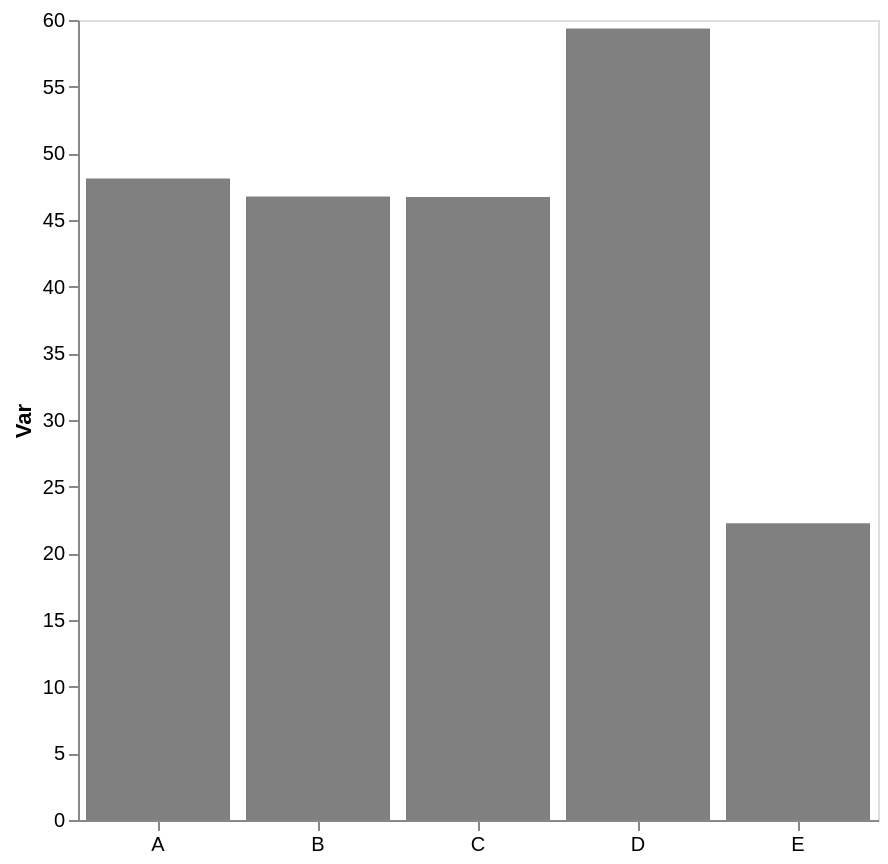

The specification (Vega-Lite) saved for this image:
### Vega-Lite specification from a JSON file in a GitHub repository (floating-point values rounded to 4 significant figures)
{"config": {"view": {"continuousWidth": 300, "continuousHeight": 300}, "axis": {"grid": false}, "bar": {"color": "gray"}}, "data": {"name": "data-3009ddbc70e86319478d1399125fd773"}, "mark": {"type": "bar"}, "encoding": {"x": {"axis": {"labelAngle": 0, "title": null}, "field": "cat", "type": "nominal"}, "y": {"aggregate": "mean", "axis": {"title": "Var"}, "field": "var1", "type": "quantitative"}}, "height": 400, "width": 400, "$schema": "https://vega.github.io/schema/vega-lite/v5.17.0.json", "datasets": {"data-3009ddbc70e86319478d1399125fd773": [{"cat": "A", "var1": 53.83, "var2": 48.87}, {"cat": "E", "var1": 21.37, "var2": 59.35}, {"cat": "A", "var1": 54.6, "var2": 58.63}, {"cat": "B", "var1": 46.76, "var2": 42.73}, {"cat": "C", "var1": 38.03, "var2": 50.6}, {"cat": "C", "var1": 55.43, "var2": 39.07}, {"cat": "A", "var1": 38.52, "var2": 39.05}, {"cat": "A", "var1": 61.4, "var2": 53.58}, {"cat": "D", "var1": 54.9, "var2": 68.38}, {"cat": "D", "var1": 63.83, "var2": 42.59}, {"cat": "A", "var1": 32.27, "var2": 59.75}, {"cat": "E", "var1": 23.15, "var2": 51.82}]}}
